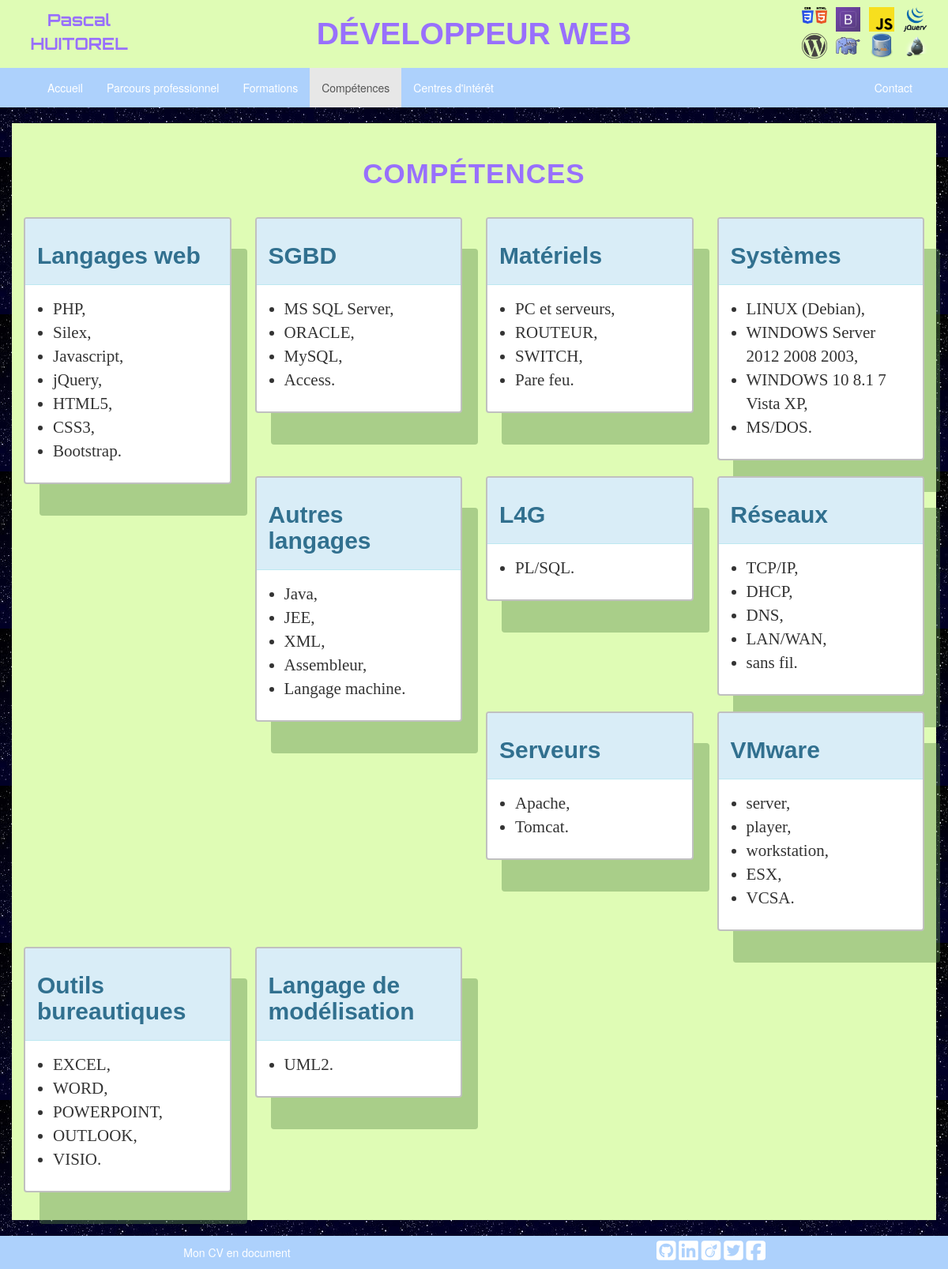
The app's page /competences.php with its own data.
### tables this page shows
CREATE TABLE IF NOT EXISTS `t_logos` (
  `id` int(3) NOT NULL AUTO_INCREMENT,
  `src` varchar(50) NOT NULL,
  `alt` varchar(50) NOT NULL,
  `id_utilisateur` int(3) NOT NULL,
  PRIMARY KEY (`id`)
);

CREATE TABLE IF NOT EXISTS `t_competences` (
  `id` int(3) NOT NULL AUTO_INCREMENT,
  `competence` varchar(30) DEFAULT NULL,
  `c_description` text NOT NULL,
  `c_niveau` int(3) DEFAULT NULL,
  `id_utilisateur` int(3) DEFAULT NULL,
  PRIMARY KEY (`id`)
);

CREATE TABLE IF NOT EXISTS `t_reseaux` (
  `id` int(3) NOT NULL AUTO_INCREMENT,
  `nom` varchar(50) NOT NULL,
  `logo` varchar(50) NOT NULL,
  `lien` varchar(255) NOT NULL,
  `id_utilisateur` int(3) NOT NULL,
  PRIMARY KEY (`id`)
);

### inc/init.inc.php (called while the page is built, shortened)
<?php
$pdoCV = new PDO("mysql:host=".HOST.";dbname=".BDD, USER , PASSWORD, array(
    PDO::ATTR_ERRMODE => PDO::ERRMODE_WARNING,
    PDO::MYSQL_ATTR_INIT_COMMAND => 'SET NAMES utf8'));
    if (!isset($_SESSION['logos'])){
        $req = $pdoCV -> query("SELECT src, alt FROM t_logos WHERE id_utilisateur='1'");
        $_SESSION['logos'] = $req -> fetchAll(PDO::FETCH_ASSOC);
    }
    if (!isset($_SESSION['logos_reseaux'])){
        $req = $pdoCV -> query("SELECT * FROM t_reseaux WHERE id_utilisateur='1'");
        $_SESSION['logos_reseaux'] = $req -> fetchAll(PDO::FETCH_ASSOC);
    }

### competences.php (the view, shortened to what this page needs)
<?php require_once('inc/init.inc.php');
if (!isset($_SESSION['competences'])){
    $req = $pdoCV -> query("SELECT * FROM t_competences WHERE id_utilisateur='1'");
    $_SESSION['competences'] = $req -> fetchAll(PDO::FETCH_ASSOC);
}
$page = "Compétences - ";
include('inc/head.inc.php');
?>
<main id="competences" class="container">
    <h1>compétences</h1>
    <div class="row">
        <?php foreach ($_SESSION['competences'] as $competence) : ?>
            <div class="col-md-3">
                <article class="panel panel-info">
                    <div class="panel-heading">
                        <h2><strong><?= $competence['competence'] ?></strong></h2>
                    </div>
                    <div class="panel-body">
                        <ul>
                            <?php $description = str_replace (', ', ',</li><li>', $competence['c_description']) ?>
                            <li>
                                <?= $description.'.' ?>
                            </li>
                        </ul>
                    </div>
                </article>
            </div>
        <?php endforeach; ?>
    </div>
</main>
<?php include('inc/footer.inc.php'); ?>

### inc/head.inc.php (shortened to what this page needs)
<!DOCTYPE html>
<html lang="fr">
<head>
    <link rel="stylesheet" href="css/reset.css">
    <link rel="stylesheet" href="https://maxcdn.bootstrapcdn.com/bootstrap/3.3.7/css/bootstrap.min.css">
    <link rel="stylesheet" href="css/style.css">
</head>
<body>
    <header class="container-fluid">
        <div class="row">
            <div class="col-md-2" id="portrait">
                <a href="index.php">
                    <p class="text-center"><strong><?= $_SESSION['utilisateur']['prenom'] . ' ' . $_SESSION['utilisateur']['nom'] ?></strong></p>
                </a>
            </div>
            <div class="col-md-8" id="titre">
                <p><strong><?= $_SESSION['titre']['titre_cv']?></strong></p>
            </div>
            <div class="col-md-2">
                <ul id="icones" >
                    <?php foreach ($_SESSION['logos'] as $logo) : ?>
                        <li class="col-xs-3">
                            <img src="img/<?= $logo['src'] ?>"  alt="<?= $logo['alt'] ?>" title="<?= $logo['alt'] ?>">
                        </li>
                    <?php endforeach; ?>
                </ul>
            </div>
        </div>
    </header>
    <nav class="navbar navbar-default">
        <div class="container">
            <div class="collapse navbar-collapse" id="bs-example-navbar-collapse-1">
                <ul class="nav navbar-nav">
                    <li class="<?= ($page=='Développeur web - ')?'active':'' ?>"><a href="index.php">Accueil<span class="sr-only">(current)</span></a></li>
                    <li class="<?= ($page=='Parcours - ')?'active':'' ?>"><a href="parcours.php">Parcours professionnel</a></li>
                    <li class="<?= ($page=='Formations - ')?'active':'' ?>"><a href="formations.php">Formations</a></li>
                    <li class="<?= ($page=='Compétences - ')?'active':'' ?>"><a href="competences.php">Compétences</a></li>
                    <li class="<?= ($page=='Centres d\'intérêt - ')?'active':'' ?>"><a href="interets.php">Centres d'intérêt</a></li>
                </ul>
                <ul class="nav navbar-nav navbar-right">
                    <li class="<?= ($page=='Contact - ')?'active':'' ?>"><a href="contact.php">Contact</a></li>
                </ul>
            </div>
        </div>
    </nav>

### inc/footer.inc.php (shortened to what this page needs)
<footer class="container-fluid">
    <div class="row">
        <div class="col-xs-6 text-center">
            <a href="doc/HUITORELPascalDeveloppeurWebCV.pdf" target="_blank">Mon CV en document</a>
        </div>
        <div class="col-xs-6 text-center" id="logos_reseaux">
            <ul>
                <?php foreach ($_SESSION['logos_reseaux'] as $reseau) : ?>
                    <?php
                    $logo = (substr($reseau['logo'], 0, 3) == "fa-")?
                    "<i class='fa " . $reseau['logo'] . " fa-2x' aria-hidden='true'></i>":
                    "<img width='20' src='img/" . $reseau['logo'] . "' alt=''>";
                    ?>
                    <li><a href="<?= $reseau['lien'] ?>" target="_blank"><?= $logo ?></a></li>
                <?php endforeach; ?>
            </ul>
        </div>
    </div>
</footer>
</body>
</html>

### css/style.css (style rules this page uses)
body { background-image: url("../photos/fond.jpg"); background-repeat: repeat; }
header { background: #DFFCB5; }
#titre p { color: #9870FC; text-transform: uppercase; font-size: 2.8em; font-family: arial; font-weight:bold; text-align: center; margin: 15px 0; }
h1, h2, h3, h4, h5, h6, .panel-heading { font-family: arial; }
h1 { text-transform: uppercase; color: #9870FC; padding: 25px 0; font-size: 2.5em; text-align: center; letter-spacing: 1px; font-weight: bold; }
h1::first-letter { text-transform: uppercase; }
.navbar-default { border: 0; border-radius: 0; background: #ADD1FC; }
.navbar-default .navbar-nav>li>a { color: white; }
main { font-family: Times, "Times New Roman"; background: #DFFCB5; padding-bottom: 15px; }
.shadow, .panel-info, #contact .thumbnail { border: 2px solid silver; box-shadow: 20px 40px 0px rgba(88, 136, 72, 0.4); }
#presentation ul, #competences ul, #interets ul { font-size: 1.5em; list-style: disc; margin-left: 20px; }
footer { margin-top: 20px; background: #ADD1FC; color: white; }
footer a { text-decoration: none; color: white; }
footer div>a { line-height: 3em; }
#logos_reseaux ul { margin: 5px 0; }
#logos_reseaux li { display: inline-block; }
#portrait a { font-family: 'Orbitron', sans-serif; }
#portrait p { margin: 10px 0; font-size: 1.5em; }
#portrait strong { color: #9870FC; }
#icones { margin: 5% auto; }
#icones li { padding: 0; }
#icones img { width: 75%; margin-bottom: 2px; }

### records on screen
t_logos: src (picture)
t_logos: src (picture)
t_logos: src (picture)
t_logos: src (picture)
t_logos: src+alt (picture)
t_logos: src (picture)
t_logos: src+alt (picture)
t_logos: src+alt (picture)
t_competences: competence "Langages web", c_description "PHP, Silex, Javascript, jQuery, HTML5, CSS3, Bootstrap"
t_competences: competence "SGBD", c_description "MS SQL Server, ORACLE, MySQL, Access"
t_competences: competence "Matériels", c_description "PC et serveurs, ROUTEUR, SWITCH, Pare feu"
t_competences: competence "Systèmes", c_description "LINUX (Debian), WINDOWS Server 2012 2008 2003, WINDOWS 10 8.1 7 Vista XP, MS/DOS"
t_competences: competence "Autres langages", c_description "Java, JEE, XML, Assembleur, Langage machine"
t_competences: competence "L4G", c_description "PL/SQL"
t_competences: competence "Réseaux", c_description "TCP/IP, DHCP, DNS, LAN/WAN, sans fil"
t_competences: competence "Serveurs", c_description "Apache, Tomcat"
t_competences: competence "VMware", c_description "server, player, workstation, ESX, VCSA"
t_competences: competence "Outils bureautiques", c_description "EXCEL, WORD, POWERPOINT, OUTLOOK, VISIO"
t_competences: competence "Langage de modélisation", c_description "UML2"

### other values on screen
$_SESSION['utilisateur']['prenom'] "Pascal"
$_SESSION['utilisateur']['nom'] "HUITOREL"
$_SESSION['titre']['titre_cv'] "DÉVELOPPEUR WEB"
